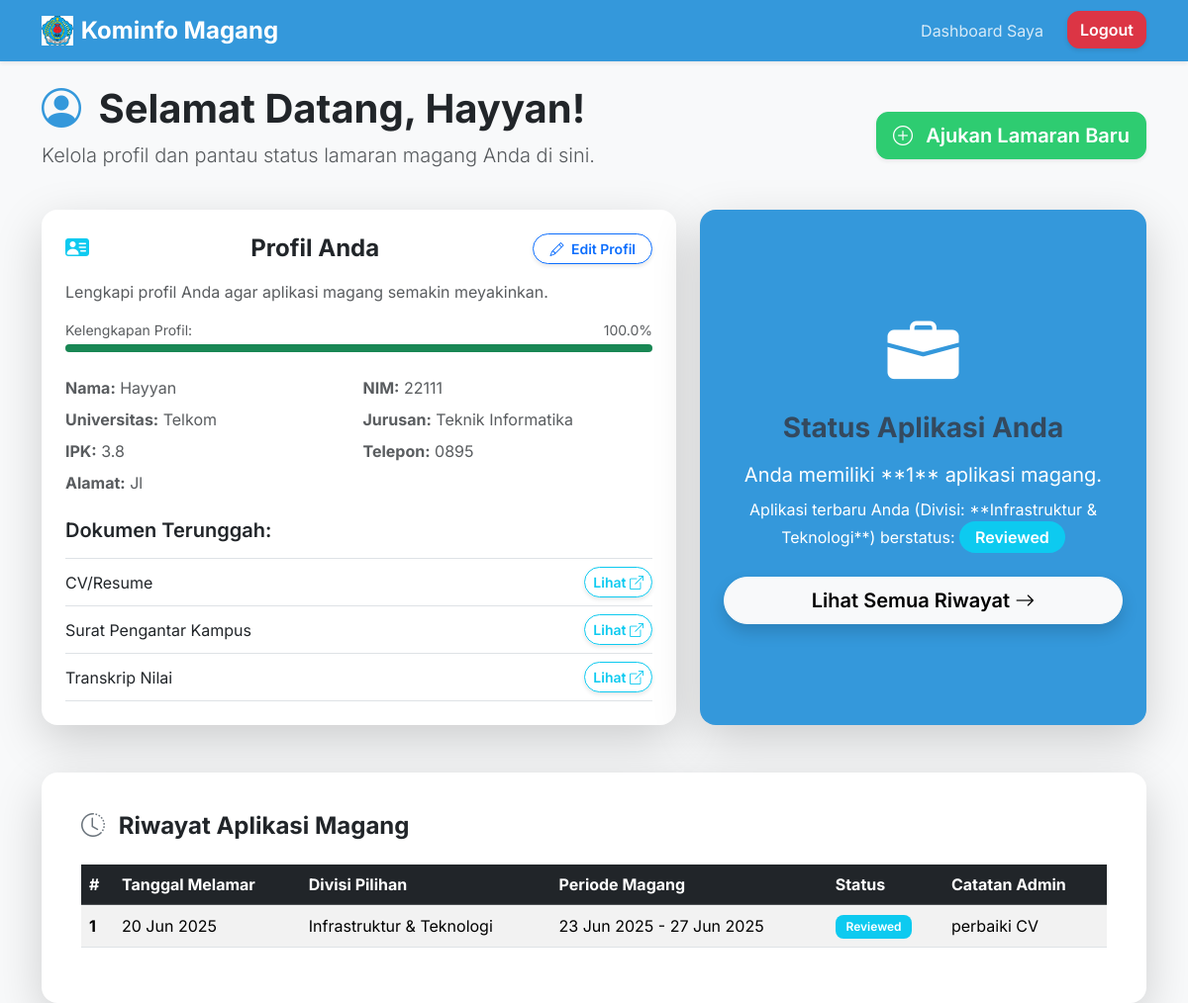
Screenshot of /dashboard/mahasiswa (signed in) with the database file from the repository.
### database.py (models this page shows, shortened)
class User(db.Model):
    id = db.Column(db.Integer, primary_key=True)
    username = db.Column(db.String(80), unique=True, nullable=False)
    email = db.Column(db.String(120), unique=True, nullable=False)
    password_hash = db.Column(db.String(128), nullable=False)
    role = db.Column(db.String(20), default='mahasiswa') # 'mahasiswa' or 'admin'
    is_active = db.Column(db.Boolean, default=True) # For future features like account activation
    mahasiswa_profile = db.relationship('MahasiswaProfile', backref='user', uselist=False)
    applications = db.relationship('Application', backref='user', lazy=True)

class MahasiswaProfile(db.Model):
    id = db.Column(db.Integer, primary_key=True)
    user_id = db.Column(db.Integer, db.ForeignKey('user.id'), unique=True, nullable=False)
    full_name = db.Column(db.String(100), nullable=True)
    nim = db.Column(db.String(50), unique=True, nullable=True)
    university = db.Column(db.String(100), nullable=True)
    major = db.Column(db.String(100), nullable=True)
    gpa = db.Column(db.Float, nullable=True)
    phone_number = db.Column(db.String(20), nullable=True)
    address = db.Column(db.String(200), nullable=True)
    cv_path = db.Column(db.String(200), nullable=True)
    surat_pengantar_path = db.Column(db.String(200), nullable=True)
    transkrip_nilai_path = db.Column(db.String(200), nullable=True)

class Application(db.Model):
    id = db.Column(db.Integer, primary_key=True)
    user_id = db.Column(db.Integer, db.ForeignKey('user.id'), nullable=False)
    applied_date = db.Column(db.DateTime, default=datetime.datetime.utcnow)
    status = db.Column(db.String(50), default='Pending') # e.g., 'Pending', 'Reviewed', 'Accepted', 'Rejected', 'Interview'
    preferred_division = db.Column(db.String(100), nullable=True)
    start_date = db.Column(db.Date, nullable=True)
    end_date = db.Column(db.Date, nullable=True)
    admin_notes = db.Column(db.Text, nullable=True)

### app.py (the view)
@app.route('/dashboard/mahasiswa')
@login_required(role='mahasiswa')
def user_dashboard(user):
    profile = MahasiswaProfile.query.filter_by(user_id=user.id).first()
    applications = Application.query.filter_by(user_id=user.id).order_by(Application.applied_date.desc()).all()
    return render_template('dashboard_user.html', user=user, profile=profile, applications=applications)

### templates/dashboard_user.html (shortened to what this page needs)
{% extends "base.html" %}
{% block content %}
<div class="row mb-4 align-items-center">
    <div class="col-md-8">
        <h1 class="mb-0 fw-bold text-dark">
            <i class="bi bi-person-circle text-primary me-2"></i> Selamat Datang, {{ user.username | title }}!
        </h1>
        <p class="text-muted lead mt-2">Kelola profil dan pantau status lamaran magang Anda di sini.</p>
    </div>
    <div class="col-md-4 text-md-end">
        <a href="{{ url_for('apply_magang') }}" class="btn btn-success btn-lg shadow-sm">
            <i class="bi bi-plus-circle me-2"></i> Ajukan Lamaran Baru
        </a>
    </div>
</div>
<div class="row g-4 mb-5">
    <div class="col-lg-7">
        <div class="card shadow-lg border-0 h-100 rounded-4">
            <div class="card-body p-4">
                <h2 class="card-title fs-4 fw-bold text-dark mb-3 d-flex justify-content-between align-items-center">
                    <i class="bi bi-person-vcard-fill text-info me-2"></i> Profil Anda
                    <a href="{{ url_for('edit_profile') }}" class="btn btn-sm btn-outline-primary rounded-pill px-3">
                        <i class="bi bi-pencil me-1"></i> Edit Profil
                    </a>
                </h2>
                <p class="text-muted mb-3">Lengkapi profil Anda agar aplikasi magang semakin meyakinkan.</p>
                {% if profile %}
                    {% set completed_fields = 0 %}
                    {% set total_fields = 10 %}
                    {% if profile.full_name %} {% set completed_fields = completed_fields + 1 %} {% endif %}
                    {% if profile.nim %} {% set completed_fields = completed_fields + 1 %} {% endif %}
                    {% if profile.university %} {% set completed_fields = completed_fields + 1 %} {% endif %}
                    {% if profile.major %} {% set completed_fields = completed_fields + 1 %} {% endif %}
                    {% if profile.gpa is not none %} {% set completed_fields = completed_fields + 1 %} {% endif %}
                    {% if profile.phone_number %} {% set completed_fields = completed_fields + 1 %} {% endif %}
                    {% if profile.address %} {% set completed_fields = completed_fields + 1 %} {% endif %}
                    {% if profile.cv_path %} {% set completed_fields = completed_fields + 1 %} {% endif %}
                    {% if profile.surat_pengantar_path %} {% set completed_fields = completed_fields + 1 %} {% endif %}
                    {% if profile.transkrip_nilai_path %} {% set completed_fields = completed_fields + 1 %} {% endif %}
                    {% set percentage = ((completed_fields / total_fields) * 100) | round(0) %}
                    {% set progress_color = 'bg-success' if percentage == 100 else 'bg-warning' if percentage > 50 else 'bg-danger' %}
                    <div class="mb-4">
                        <div class="d-flex justify-content-between mb-1">
                            <small class="text-muted">Kelengkapan Profil:</small>
                            <small class="text-muted">{{ percentage }}%</small>
                        </div>
                        <div class="progress" style="height: 8px;">
                            <div class="progress-bar {{ progress_color }}" role="progressbar" style="width: {{ percentage }}%;" aria-valuenow="{{ percentage }}" aria-valuemin="0" aria-valuemax="100"></div>
                        </div>
                    </div>
                    <div class="row g-2 text-muted mb-4">
                        <div class="col-md-6"><strong>Nama:</strong> {{ profile.full_name or '-' }}</div>
                        <div class="col-md-6"><strong>NIM:</strong> {{ profile.nim or '-' }}</div>
                        <div class="col-md-6"><strong>Universitas:</strong> {{ profile.university or '-' }}</div>
                        <div class="col-md-6"><strong>Jurusan:</strong> {{ profile.major or '-' }}</div>
                        <div class="col-md-6"><strong>IPK:</strong> {{ profile.gpa or '-' }}</div>
                        <div class="col-md-6"><strong>Telepon:</strong> {{ profile.phone_number or '-' }}</div>
                        <div class="col-12"><strong>Alamat:</strong> {{ profile.address or '-' }}</div>
                    </div>
                    <h3 class="fs-5 fw-semibold text-dark mb-3">Dokumen Terunggah:</h3>
                    <ul class="list-group list-group-flush border-top border-bottom">
                        <li class="list-group-item d-flex justify-content-between align-items-center py-2 px-0">
                            CV/Resume
                            {% if profile.cv_path %}
                                <a href="{{ url_for('static', filename='uploads/' + profile.cv_path) }}" target="_blank" class="btn btn-sm btn-outline-info rounded-pill">Lihat <i class="bi bi-box-arrow-up-right"></i></a>
                            {% else %}
                                <span class="badge bg-danger">Belum diunggah</span>
                            {% endif %}
                        </li>
                        <li class="list-group-item d-flex justify-content-between align-items-center py-2 px-0">
                            Surat Pengantar Kampus
                            {% if profile.surat_pengantar_path %}
                                <a href="{{ url_for('static', filename='uploads/' + profile.surat_pengantar_path) }}" target="_blank" class="btn btn-sm btn-outline-info rounded-pill">Lihat <i class="bi bi-box-arrow-up-right"></i></a>
                            {% else %}
                                <span class="badge bg-danger">Belum diunggah</span>
                            {% endif %}
                        </li>
                        <li class="list-group-item d-flex justify-content-between align-items-center py-2 px-0">
                            Transkrip Nilai
                            {% if profile.transkrip_nilai_path %}
                                <a href="{{ url_for('static', filename='uploads/' + profile.transkrip_nilai_path) }}" target="_blank" class="btn btn-sm btn-outline-info rounded-pill">Lihat <i class="bi bi-box-arrow-up-right"></i></a>
                            {% else %}
                                <span class="badge bg-danger">Belum diunggah</span>
                            {% endif %}
                        </li>
                    </ul>
                {% else %}
                    <div class="alert alert-info text-center py-4 my-4" role="alert">
                        <i class="bi bi-info-circle-fill me-2"></i> Profil Anda belum lengkap. Silakan <a href="{{ url_for('edit_profile') }}" class="alert-link text-decoration-none">lengkapi profil Anda</a> untuk melanjutkan.
                    </div>
                {% endif %}
            </div>
        </div>
    </div>
    <div class="col-lg-5">
        <div class="card shadow-lg border-0 h-100 rounded-4 bg-primary text-white">
            <div class="card-body p-4 d-flex flex-column justify-content-center text-center">
                <i class="bi bi-briefcase-fill display-2 mb-3 text-white"></i>
                <h2 class="card-title fs-3 fw-bold mb-3">Status Aplikasi Anda</h2>
                {% if applications %}
                    <p class="card-text fs-5 mb-2">Anda memiliki **{{ applications | length }}** aplikasi magang.</p>
                    {% set latest_app = applications[0] %}
                    <p class="card-text fs-6 mb-4">Aplikasi terbaru Anda (Divisi: **{{ latest_app.preferred_division or '-' }}**) berstatus:
                        <span class="badge fs-6 py-2 px-3 rounded-pill
                            {% if latest_app.status == 'Accepted' %}bg-success
                            {% elif latest_app.status == 'Rejected' %}bg-danger
                            {% elif latest_app.status == 'Pending' %}bg-warning text-dark
                            {% elif latest_app.status == 'Reviewed' %}bg-info
                            {% elif latest_app.status == 'Interview' %}bg-secondary
                            {% else %}bg-light text-dark{% endif %}">
                            {{ latest_app.status }}
                        </span>
                    </p>
                    <a href="#riwayat-aplikasi" class="btn btn-light btn-lg rounded-pill shadow">Lihat Semua Riwayat <i class="bi bi-arrow-right"></i></a>
                {% else %}
                    <p class="card-text fs-5 mb-4">Anda belum memiliki aplikasi magang. Ayo mulai perjalanan Anda!</p>
                    <a href="{{ url_for('apply_magang') }}" class="btn btn-light btn-lg rounded-pill shadow">Ajukan Lamaran Pertama <i class="bi bi-arrow-right"></i></a>
                {% endif %}
            </div>
        </div>
    </div>
</div>
<div class="card shadow-lg border-0 p-4 rounded-4" id="riwayat-aplikasi">
    <div class="card-body">
        <h2 class="card-title fs-4 fw-bold text-dark mb-4">
            <i class="bi bi-clock-history text-secondary me-2"></i> Riwayat Aplikasi Magang
        </h2>
        {% if applications %}
            <div class="table-responsive">
                <table class="table table-striped table-hover align-middle">
                    <thead class="table-dark">
                        <tr>
                            <th scope="col">#</th>
                            <th scope="col">Tanggal Melamar</th>
                            <th scope="col">Divisi Pilihan</th>
                            <th scope="col">Periode Magang</th>
                            <th scope="col">Status</th>
                            <th scope="col">Catatan Admin</th>
                        </tr>
                    </thead>
                    <tbody>
                        {% for app in applications %}
                        <tr>
                            <th scope="row">{{ loop.index }}</th>
                            <td>{{ app.applied_date.strftime('%d %b %Y') }}</td>
                            <td>{{ app.preferred_division or 'N/A' }}</td>
                            <td>
                                {% if app.start_date and app.end_date %}
                                    {{ app.start_date.strftime('%d %b %Y') }} - {{ app.end_date.strftime('%d %b %Y') }}
                                {% else %}
                                    -
                                {% endif %}
                            </td>
                            <td>
                                <span class="badge
                                    {% if app.status == 'Accepted' %}bg-success
                                    {% elif app.status == 'Rejected' %}bg-danger
                                    {% elif app.status == 'Pending' %}bg-warning text-dark
                                    {% elif app.status == 'Reviewed' %}bg-info
                                    {% elif app.status == 'Interview' %}bg-primary
                                    {% else %}bg-secondary{% endif %}">
                                    {{ app.status }}
                                </span>
                            </td>
                            <td>{{ app.admin_notes or '-' }}</td>
                        </tr>
                        {% endfor %}
                    </tbody>
                </table>
            </div>
        {% else %}
            <div class="alert alert-secondary text-center py-4" role="alert">
                <i class="bi bi-exclamation-circle me-2"></i> Anda belum mengajukan lamaran magang.
            </div>
        {% endif %}
    </div>
</div>
{% endblock %}

### static/css/custom.css (style rules this page uses)
:root { --bs-primary: #3498db; --bs-primary-rgb: 52, 152, 219; --bs-secondary: #bdc3c7; --bs-success: #2ecc71; --bs-danger: #e74c3c; --bs-warning: #f39c12; --bs-info: #3498db; --bs-dark: #34495e; --bs-light: #ecf0f1; --bs-light-hover: #e0e4e7; }
body { font-family: 'Inter', sans-serif; background-color: var(--bs-light); color: var(--bs-dark); }
.btn-danger, .btn-success { border-radius: 0.75rem; font-weight: 600; transition: transform 0.2s ease, box-shadow 0.2s ease, background-color 0.2s ease; box-shadow: 0 4px 8px rgba(0, 0, 0, 0.1); }
.card { border: none; border-radius: 1.25rem; box-shadow: 0 10px 25px rgba(0, 0, 0, 0.1); transition: transform 0.3s ease, box-shadow 0.3s ease; }
.card-title { color: var(--bs-dark); }
.btn { border-radius: 0.75rem; font-weight: 600; transition: transform 0.2s ease, box-shadow 0.2s ease, background-color 0.2s ease, border-color 0.2s ease; box-shadow: 0 2px 4px rgba(0, 0, 0, 0.1); cursor: pointer; }
.btn-success { background-color: var(--bs-success); border-color: var(--bs-success); }
.badge { font-weight: 600; padding: 0.5em 0.9em; border-radius: 0.5rem; }
.table-hover tbody tr { transition: background-color 0.2s ease; }

### rows the page displays
User: username "Hayyan"
MahasiswaProfile: full_name "Hayyan", nim "22111", university "Telkom", major "Teknik Informatika", gpa "3.8", phone_number "0895", address "Jl"
Application: preferred_division "Infrastruktur & Teknologi", status "Reviewed", applied_date "20 Jun 2025", start_date "23 Jun 2025", end_date "27 Jun 2025", admin_notes "perbaiki CV"

### other values shown
{{ percentage }} "100.0"
{{ applications | length }} "1"
